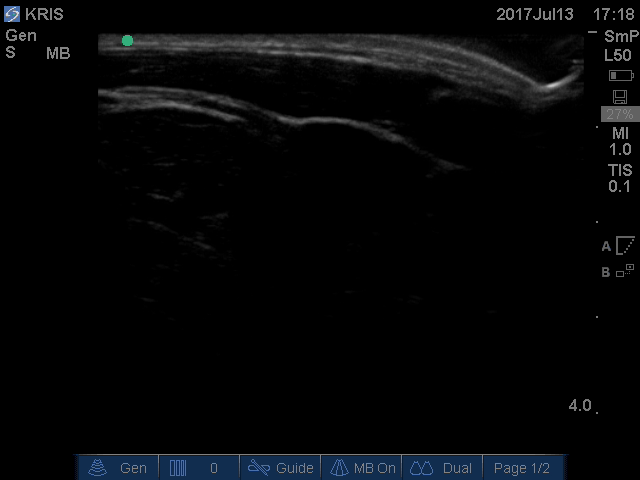
#> input picture frame 45 of Videos/1-A.mp4, 640 x 480 px
$ python Threshold.py
#> lines starting #> are read from the running program, lines starting #| are printed output that depends on the picture
### UltraLibrary.py
import cv2

import numpy as np
import matplotlib.pyplot as plt
from PIL import Image


# [4 lines left out: function averages, not called in this run]

def stripFrame(frame):
    return frame[33:411, 98:583]

# [170 lines left out: functions unstripFrame, adaptive_histMatch, hist_match, cdf, filtered_match, adaptive_histogram and 2 more, not called in this run]

# [11 lines that do not run on import are left out]

### Threshold.py
import cv2
import numpy as np
import UltraLibrary as UL

def avgVidIntensity(video):

#> called with video = 'Videos/1-A.mp4'
    cap = cv2.VideoCapture(video)

    ret = True
    i = 0
    frameMean = np.zeros(int(cap.get(cv2.CAP_PROP_FRAME_COUNT)))

    while ret:
        ret, frame = cap.read()
#> frame is the input picture: shape (480, 640, 3); mean B, G, R 8.2, 6.9, 5.9

        if ret:
            gframe = cv2.cvtColor(frame, cv2.COLOR_BGR2GRAY)
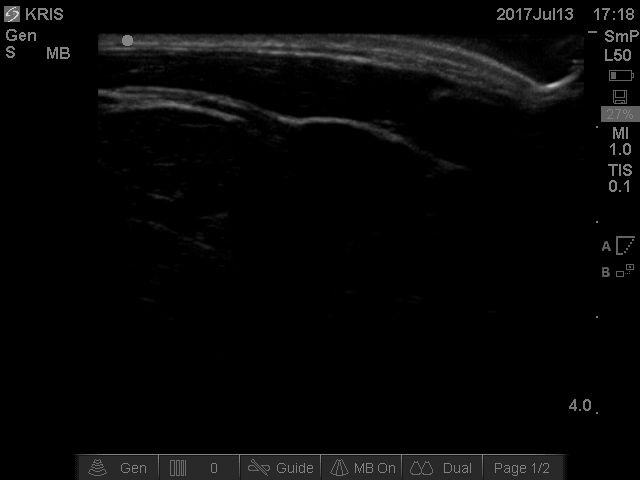
#> gframe: shape (480, 640); min 0, max 211, mean 6.8
            sframe = UL.stripFrame(gframe)
#> in stripFrame, `return frame[33:411, 98:583]`:
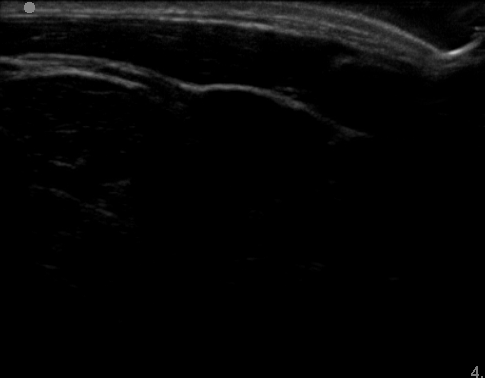
#> returned value: shape (378, 485); min 0, max 195, mean 5.8
            frameMean[i] = np.mean(sframe)
            i += 1

    cap.release()
    cv2.destroyAllWindows()

    minMean = np.amin(frameMean)
    maxMean = np.amax(frameMean)

    return (frameMean, minMean, maxMean)


def avgImIntensity(image):
    gimage = cv2.cvtColor(image, cv2.COLOR_BGR2GRAY)
    us = UL.stripFrame(gimage)
    frameMean = np.mean(us)
    return frameMean

V1A = 'Videos/1-A.mp4'
f1AM, f1AMin, f1AMax = avgVidIntensity(V1A)
print(V1A)
print(f1AMin)
print(f1AMax)

$ run again, starting later in the video
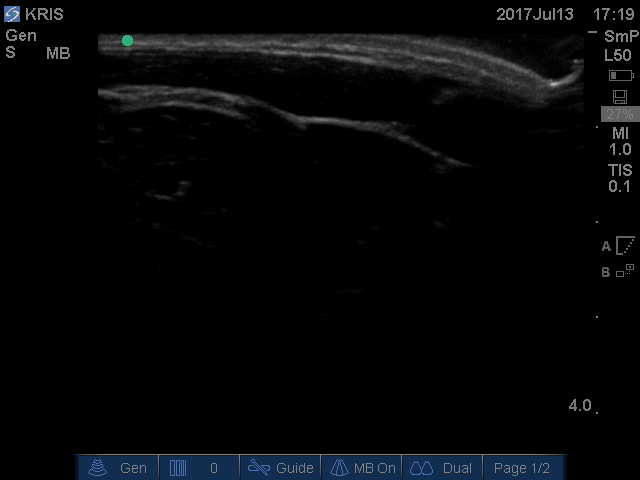
#> input picture frame 202 of Videos/1-A.mp4, 640 x 480 px
#> in avgVidIntensity, frame is the input picture: shape (480, 640, 3); mean B, G, R 8.2, 6.9, 5.9
#> in avgVidIntensity, `gframe = cv2.cvtColor(frame, cv2.COLOR_BGR2GRAY)`:
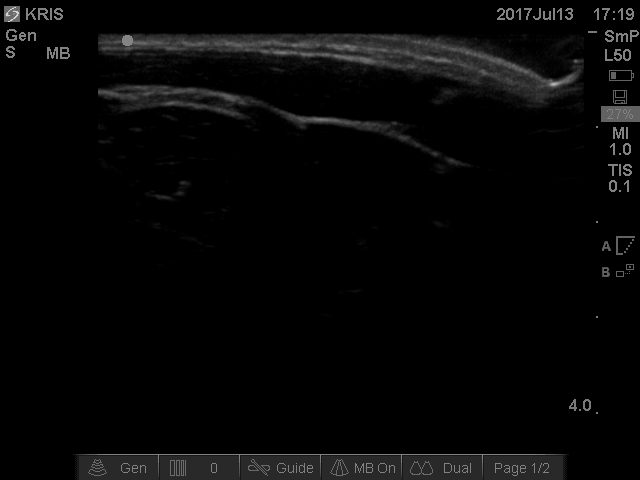
#> gframe: shape (480, 640); min 0, max 211, mean 6.8
#> in stripFrame, `return frame[33:411, 98:583]`:
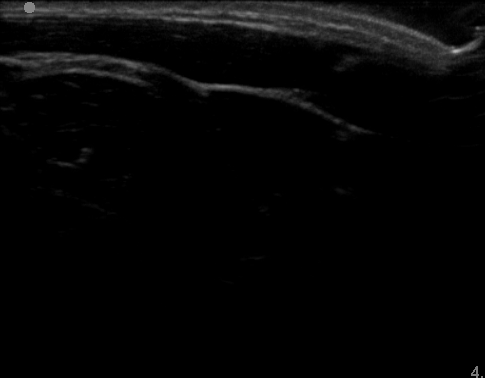
#> returned value: shape (378, 485); min 0, max 180, mean 5.8

$ run again, starting later in the video
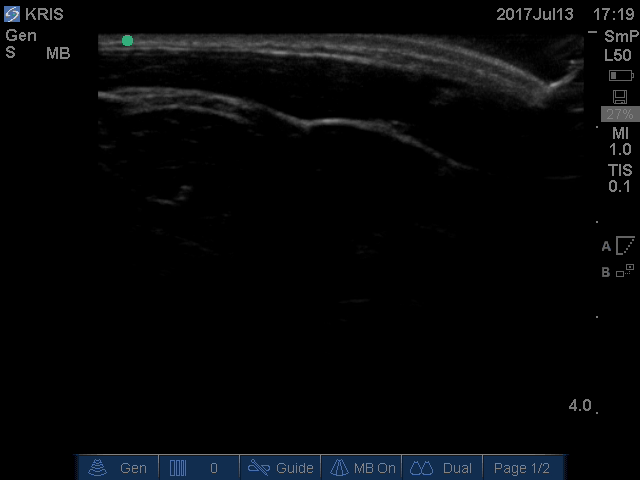
#> input picture frame 360 of Videos/1-A.mp4, 640 x 480 px
#> in avgVidIntensity, frame is the input picture: shape (480, 640, 3); mean B, G, R 8.2, 6.9, 5.8
#> in avgVidIntensity, `gframe = cv2.cvtColor(frame, cv2.COLOR_BGR2GRAY)`:
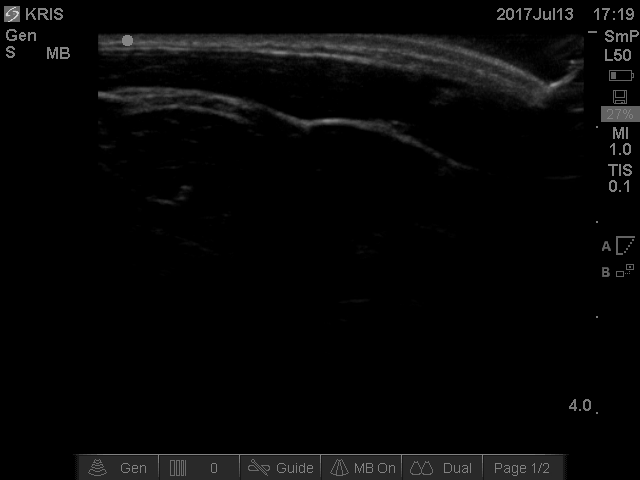
#> gframe: shape (480, 640); min 0, max 211, mean 6.7
#> in stripFrame, `return frame[33:411, 98:583]`:
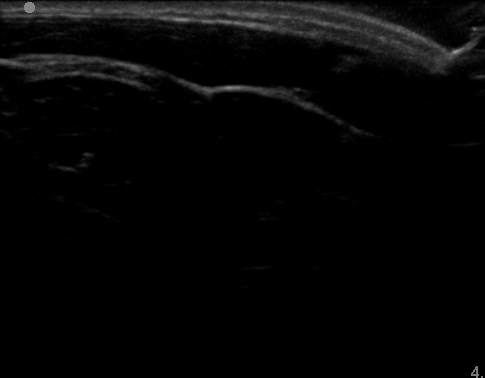
#> returned value: shape (378, 485); min 0, max 147, mean 5.7
